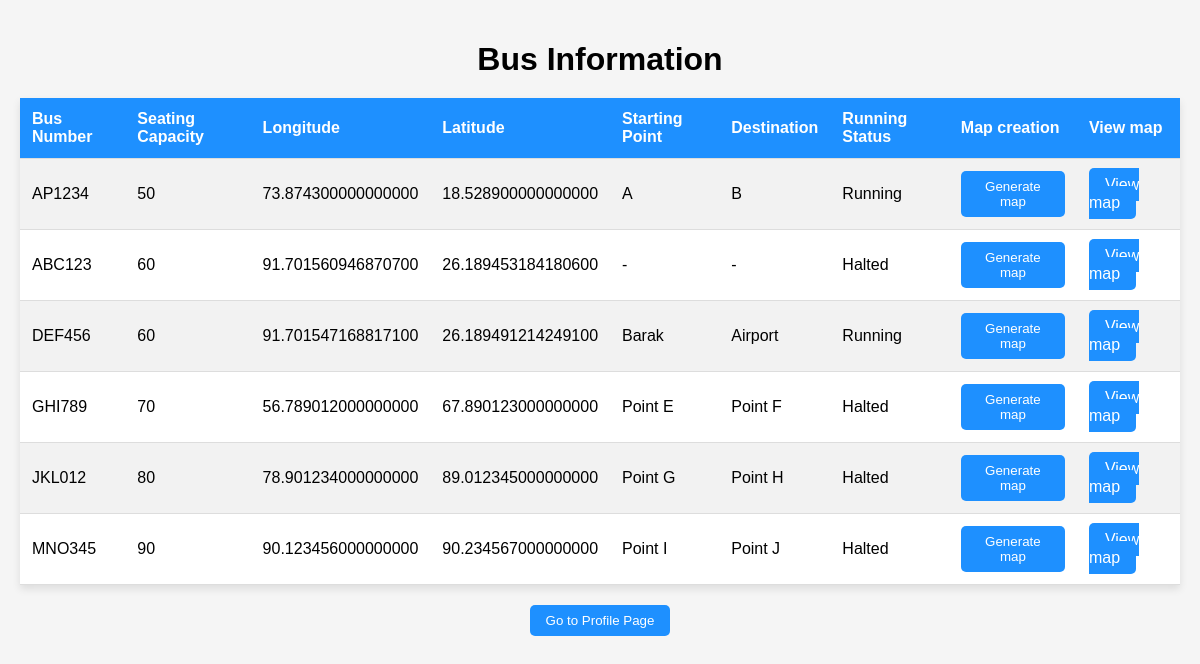
Page /bus_info on the committed database.
### authentication/models.py (models this page shows, shortened)
class BusInfo(models.Model):
    bus_number = models.CharField(max_length=20)
    seating_capacity = models.PositiveIntegerField()
    longitude = models.DecimalField(max_digits=19, decimal_places=15)
    latitude = models.DecimalField(max_digits=19, decimal_places=15)
    starting_point = models.CharField(max_length=255)
    destination = models.CharField(max_length=255)
    is_running = models.BooleanField(default=False)  # New field

### authentication/views.py (the view)
# urls.py: path('bus_info',views.bus_info,name='bus_info'),
def bus_info(request):
    bus_info = BusInfo.objects.all()
    return render(request, 'bus_info.html', {'bus_info': bus_info})

### templates/bus_info.html (shortened to what this page needs)
<!DOCTYPE html>
<html lang="en">
<head>
</head>
<body>
    <h1>Bus Information</h1>
    <table>
        <tr>
            <th>Bus Number</th>
            <th>Seating Capacity</th>
            <th>Longitude</th>
            <th>Latitude</th>
            <th>Starting Point</th>
            <th>Destination</th>
            <th>Running Status</th>
            <th>Map creation</th>
            <th>View map</th>
        </tr>
        {% for bus in bus_info %}
        <tr>
            <td>{{ bus.bus_number }}</td>
            <td>{{ bus.seating_capacity }}</td>
            <td>{{ bus.longitude }}</td>
            <td>{{ bus.latitude }}</td>
            <td>{{ bus.starting_point }}</td>
            <td>{{ bus.destination }}</td>
            <td>{% if bus.is_running %}Running{% else %}Halted{% endif %}</td>
            <td>
                <button onclick="getLocation('{{ bus.bus_number }}')">Generate map</button>
            </td>
            <td>
                <a href="map">View map</a>
            </td>
        </tr>
        {% endfor %}
    </table>
    <div style="text-align: center; margin-top: 20px;">
        <form action="front_page" method="post">
            <button type="submit">Go to Profile Page</button>
        </form>
    </div>
</body>
</html>

### templates/bus_info.html (style rules this page uses)
body { font-family: Arial, sans-serif; background-color: #f5f5f5; margin: 0; padding: 20px; }
h1 { text-align: center; margin-bottom: 20px; }
table { width: 100%; border-collapse: collapse; background-color: #fff; box-shadow: 0 4px 8px rgba(0, 0, 0, 0.1); }
th, td { padding: 12px; text-align: left; border-bottom: 1px solid #ddd; }
th { background-color: #1e90ff; color: #fff; }
tr:nth-child(even) { background-color: #f2f2f2; }
button { padding: 8px 16px; background-color: #1e90ff; color: #fff; border: none; border-radius: 5px; cursor: pointer; transition: background-color 0.3s ease; }
a { padding: 8px 16px; background-color: #1e90ff; color: #fff; border: none; border-radius: 5px; cursor: pointer; transition: background-color 0.3s ease; text-decoration:none; }

### rows in the picture
BusInfo: bus_number "AP1234", seating_capacity "50", longitude "73.874300000000000", latitude "18.528900000000000", starting_point "A", destination "B", is_running "Running"
BusInfo: bus_number "ABC123", seating_capacity "60", longitude "91.701560946870700", latitude "26.189453184180600", starting_point "-", destination "-", is_running "Halted"
BusInfo: bus_number "DEF456", seating_capacity "60", longitude "91.701547168817100", latitude "26.189491214249100", starting_point "Barak", destination "Airport", is_running "Running"
BusInfo: bus_number "GHI789", seating_capacity "70", longitude "56.789012000000000", latitude "67.890123000000000", starting_point "Point E", destination "Point F", is_running "Halted"
BusInfo: bus_number "JKL012", seating_capacity "80", longitude "78.901234000000000", latitude "89.012345000000000", starting_point "Point G", destination "Point H", is_running "Halted"
BusInfo: bus_number "MNO345", seating_capacity "90", longitude "90.123456000000000", latitude "90.234567000000000", starting_point "Point I", destination "Point J", is_running "Halted"
